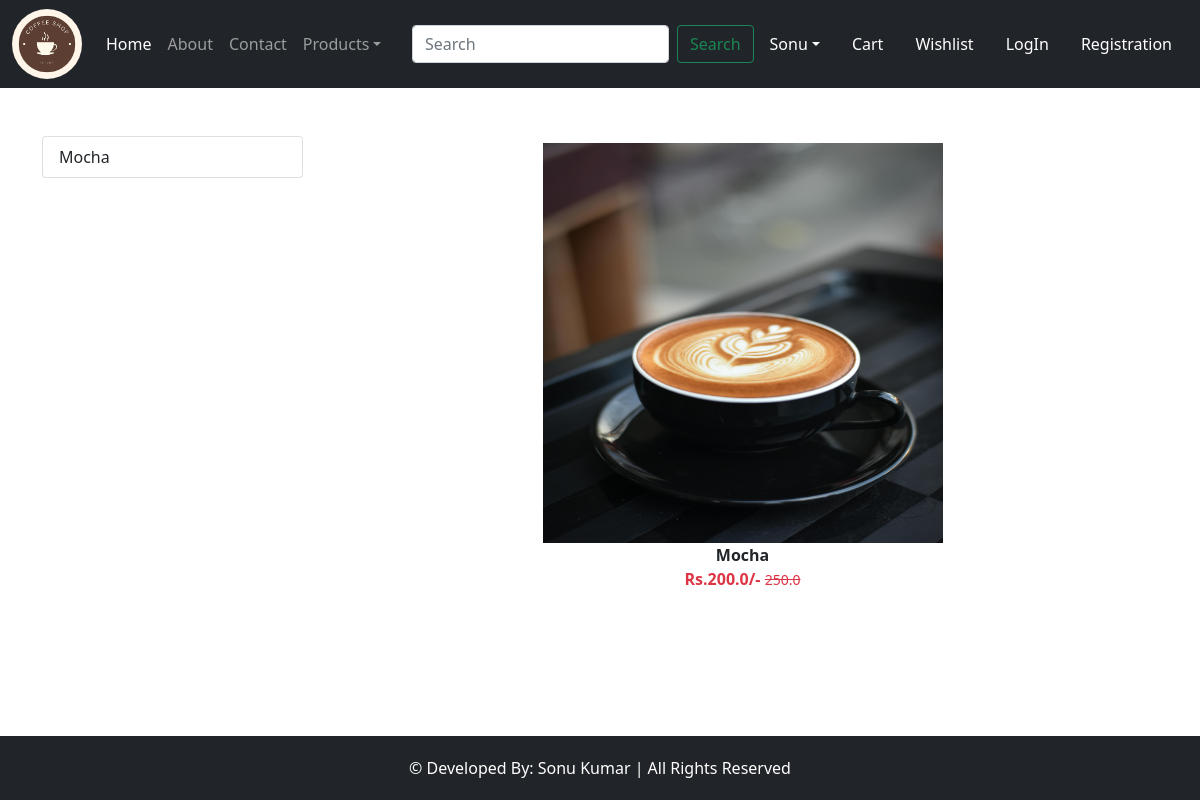
/category/M, run on the app's committed database.
### sonu1/models.py (models this page shows, shortened)
class Product(models.Model):
    title = models.CharField(max_length=100)
    selling_price = models.FloatField()
    discounted_price = models.FloatField()
    discription = models.TextField()
    composition = models.TextField(default='')
    prodapp = models.TextField(default='')
    category = models.CharField(choices= CATAGORY_CHOICES,max_length=2)
    product_image = models.ImageField(upload_to='product')

### sonu1/views.py (the view)
# urls.py: path("category/<slug:val>",views.CategoryView.as_view(),name="category"),
class CategoryView(View):
    def get(self,request,val):
        product = Product.objects.filter(category=val)
        title = Product.objects.filter(category=val).values('title')
        return render(request,"sonu1/category.html",locals())

### sonu1/templates/sonu1/category.html (shortened to what this page needs)
{% extends 'sonu1/index.html' %}
{% load static %}
{% block main %}
  <div class="container my-5">
    <div class="row">
      <div class="col-sm-3">
        <div class="list-group">
          {% for val in title %}
            <a href="{% url 'category-title' val.title %}" class="list-group-item list-group-item-action"
            aria-current="true">{{ val.title }}</a>
          {% endfor %}
        </div>
      </div>
      <div class="col-sm-9">
        <div class="row">
          {% for prod in product %}
            <div class="col text-center mb-4">
              <a href="{% url 'product-details' prod.id %}" class="btn">
                <div>
                  <img src="{{prod.product_image.url}}" width="400px" height="400px" />
                  <div class="fw-bold">{{ prod.title }}</div>
                  <div class="fw-bold text-danger">
                    Rs.{{ prod.discounted_price }}/-
                    <small class="fw-light text-decoration-line-through">
                    {{ prod.selling_price }}</small>
                  </div>
                </div>
              </a>
            </div>
          {% endfor %}
        </div>
      </div>
    </div>
  </div>
{% endblock %}

### data on the page
Product: product_image (picture), title "Mocha", discounted_price "200.0", selling_price "250.0"

### other printed values
{{ val.title }} "Mocha"
